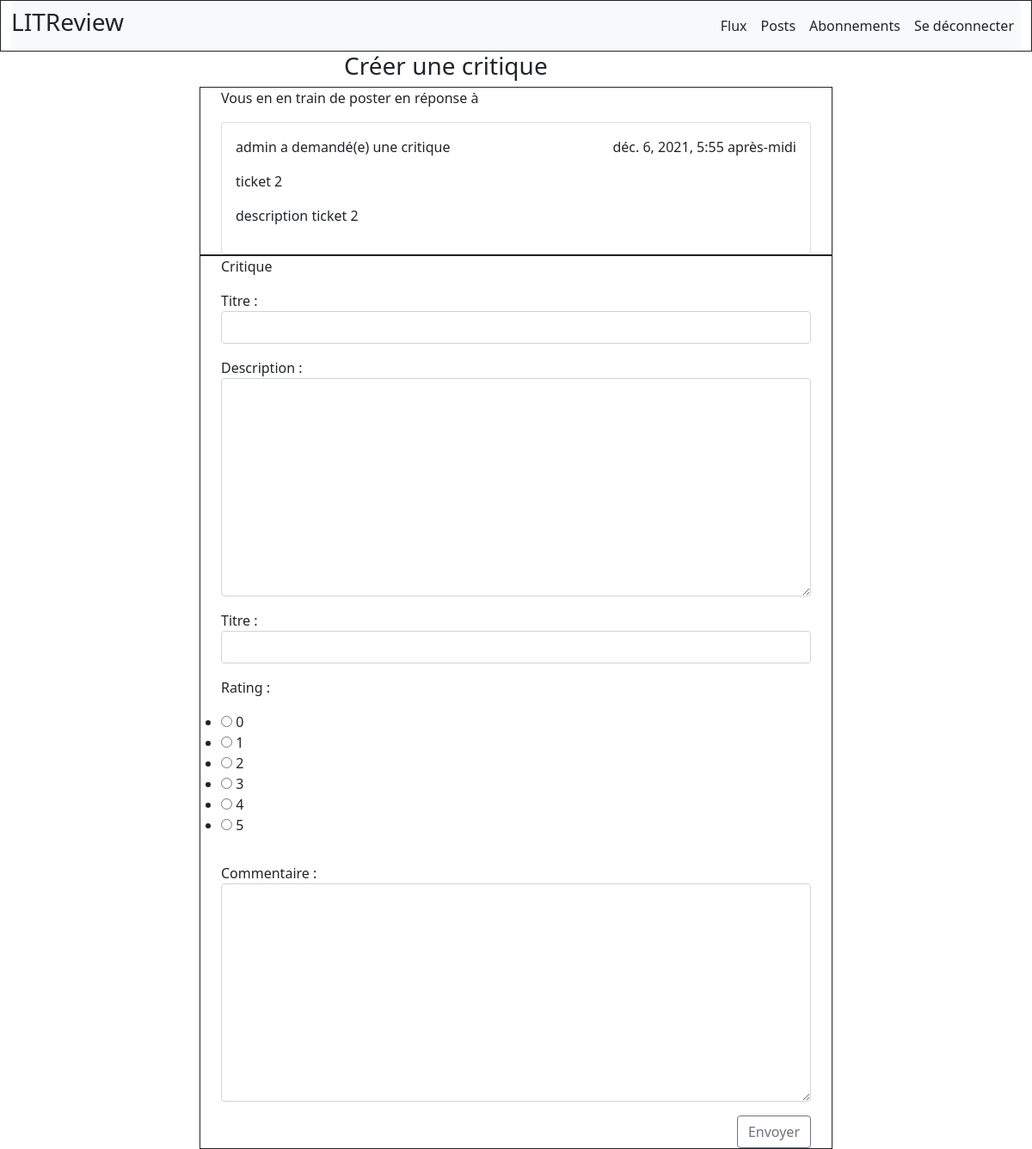
The page /ticket/2/ (signed in) on the database as committed earlier.
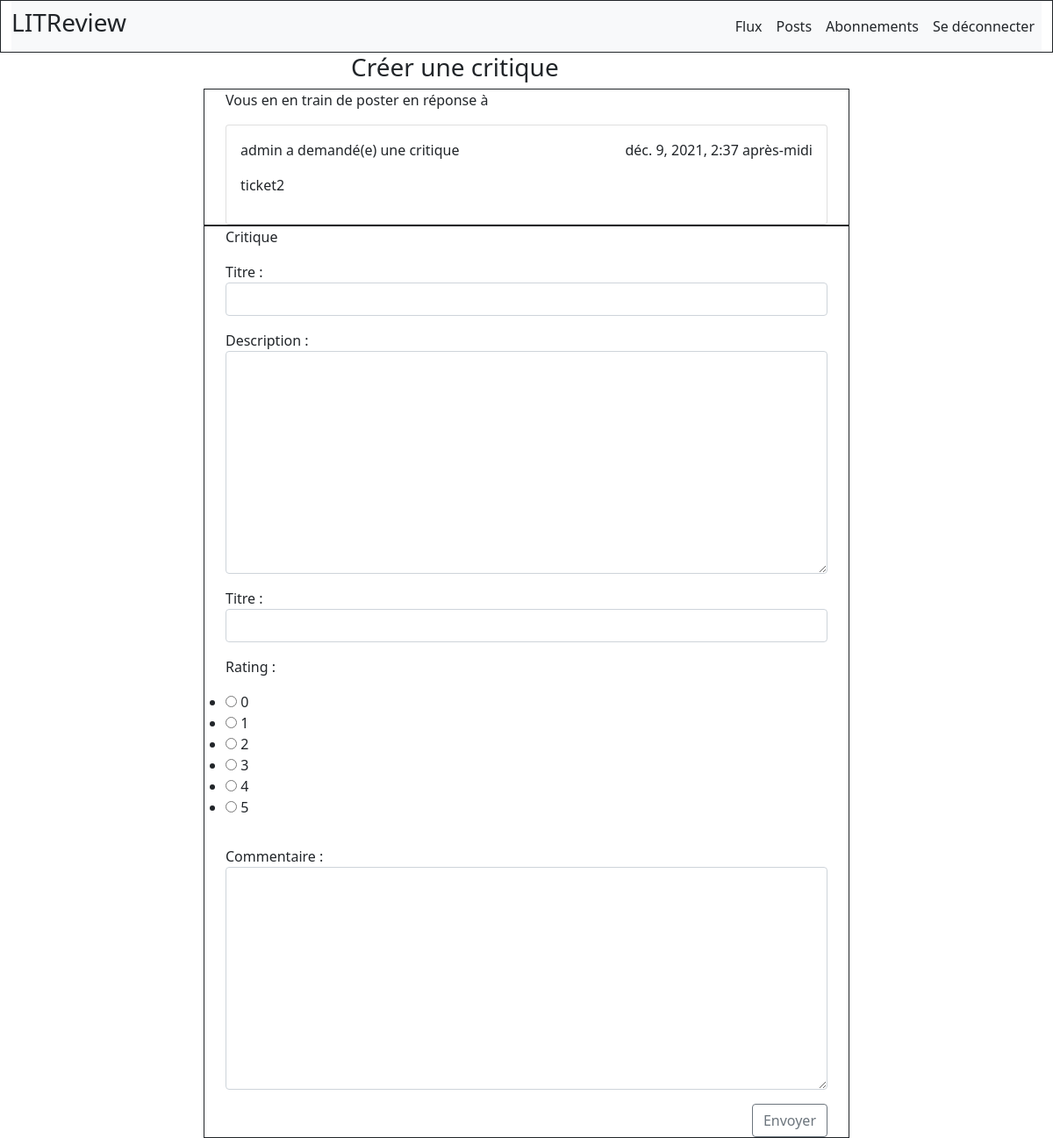
The same page on the database as committed later.
### content/models.py (models this page shows)
class Ticket(models.Model):
    title = models.CharField(max_length=128)
    description = models.TextField(max_length=2048, null=True, blank=True)
    user = models.ForeignKey(
        to=settings.AUTH_USER_MODEL, on_delete=models.CASCADE)
    time_created = models.DateTimeField(auto_now_add=True)

### accounts/models.py (models this page shows)
class User(AbstractUser):
	class Meta:
		abstract=False

### content/views.py (the view)
# urls.py: path('ticket/<int:ticket_id>/', views.ticket_detail, name='ticket_detail')
@login_required
def ticket_detail(request, ticket_id):
	ticket = Ticket.objects.get(id=ticket_id)
	if request.method == 'POST':
		form = ReviewForm(request.POST)
		if form.is_valid():
			review = Review.objects.create(user_id=request.user.pk,
										   title = ticket.title,
										   description = ticket.description,
										   headline=request.POST.get('headline'),
										   rating=form.cleaned_data.get('rating'),
										   body=request.POST.get('body'))
			return redirect('content:flux')
	else:
		form = ReviewForm()
	context = {
		'ticket': ticket,
		'form': form
	}
	return render(request, "content/ticket_detail.html", context)

### content/forms.py
class ReviewForm(forms.ModelForm):
	title = forms.CharField(label='Titre', widget=forms.TextInput(attrs={'class': 'form-control', }))
	description = forms.CharField(label='Description', widget=forms.Textarea(attrs={'class': 'form-control', }))
	headline = forms.CharField(label='Titre', widget=forms.TextInput(attrs={'class': 'form-control', }))
	rating = forms.ChoiceField(choices=[(i, i) for i in range(0, 6)], widget=forms.RadioSelect())
	body = forms.CharField(label='Commentaire', widget=forms.Textarea(attrs={'class': 'form-control', }))
	class Meta:
		model = Review
		fields = ['title', 'description', 'headline', 'rating', 'body']

### content/Templates/content/ticket_detail.html (shortened to what this page needs)
{% extends 'base.html' %}
{% block content_box_3 %}
<div class="box_3">
     <div class="container">
         <div class="row">
             <div class="col-md-8 mx-auto">
                <form method="post", action="">
                   <h3 class="mx-auto" style="width: 400px;">
                       Créer une critique
                   </h3>
                    <div class="container border border-dark">
                        <p>Vous en en train de poster en réponse à</p>
                         <div class="card">
              <div class="card-body">
                <p class="card-text">{{ ticket.user }} a demandé(e) une critique <span style="float:right;">{{ ticket.time_created }}</span></p>
                <p class="card-text">{{ ticket.title }}</p>
                <p class="card-text">{{ ticket.description }}</p>
              </div>
            </div>
                    </div>
                    <div class="container border border-dark">
                        <p>Critique</p>
                        <div class="row">{{ form.as_p }}</div>
                        <div class="d-grid gap-2 d-md-flex justify-content-md-end">
                            <input type="submit" class="btn btn-outline-secondary" value="Envoyer">
                        </div>
                    </div>
                </form>
             </div>
         </div>
     </div>
</div>
{% endblock content_box_3 %}

Rows that differ between the two databases and show on the page:
changed Ticket "admin": time_created "déc. 6, 2021, 5:55 après-midi" → "déc. 9, 2021, 2:37 après-midi"; title "ticket 2" → "ticket2"; description "description ticket 2" → (not shown)
